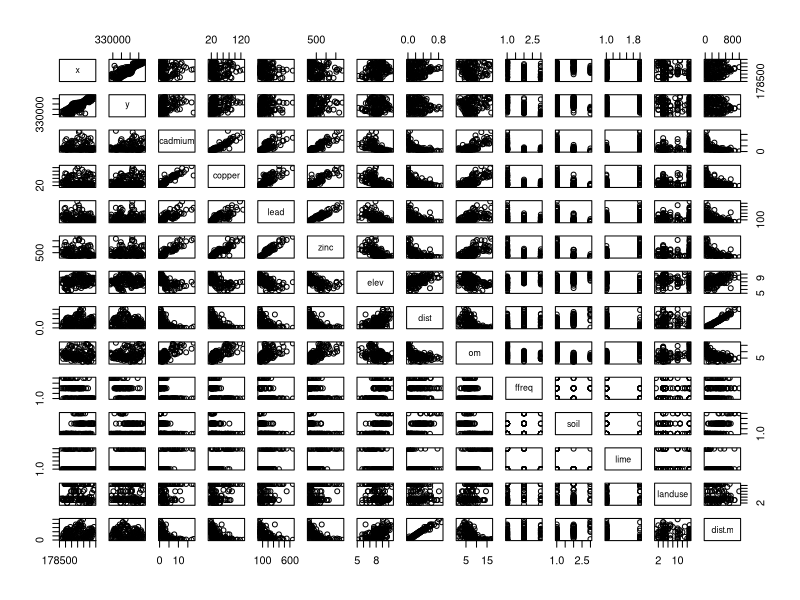
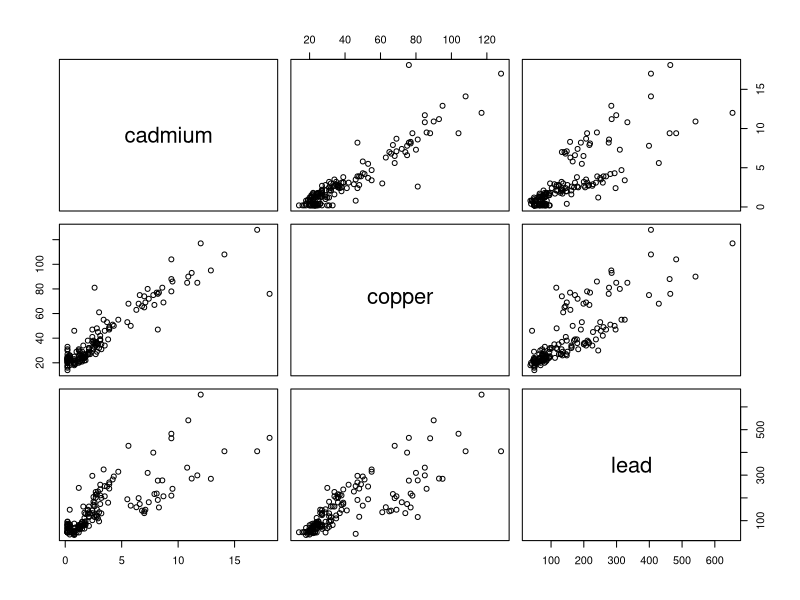
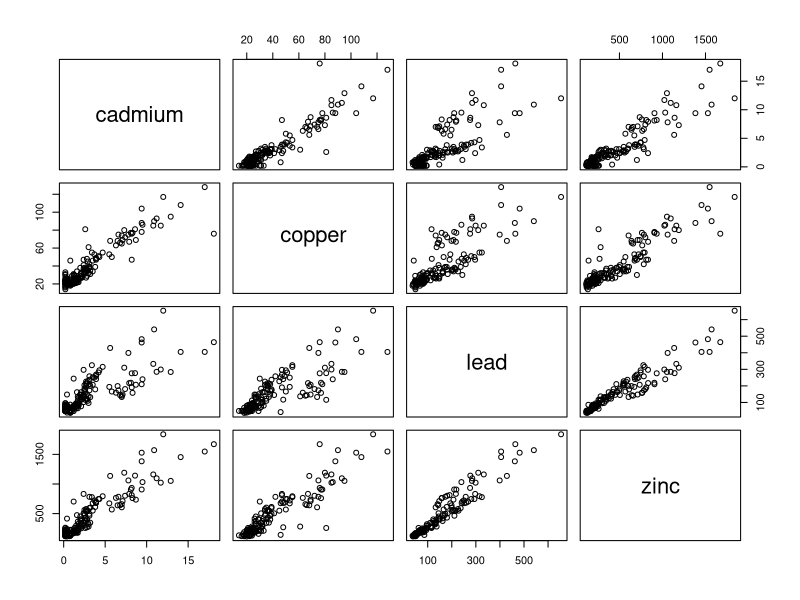
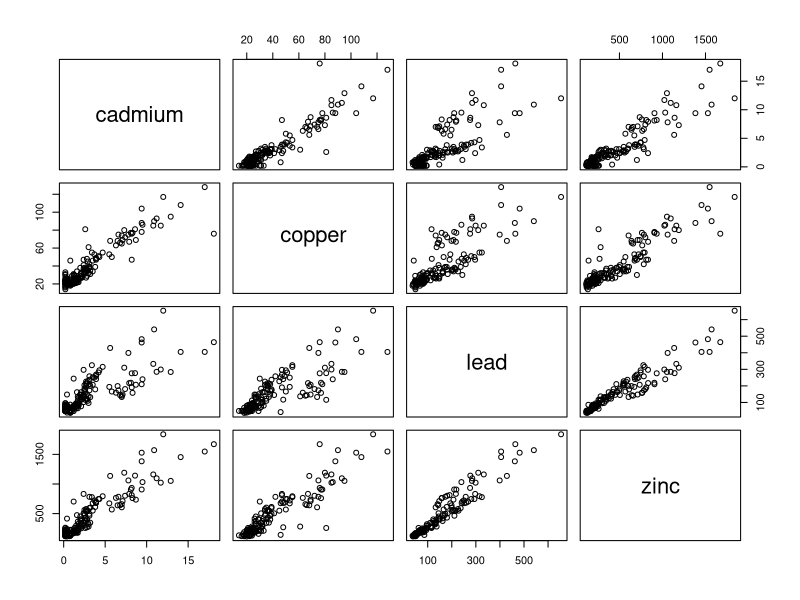
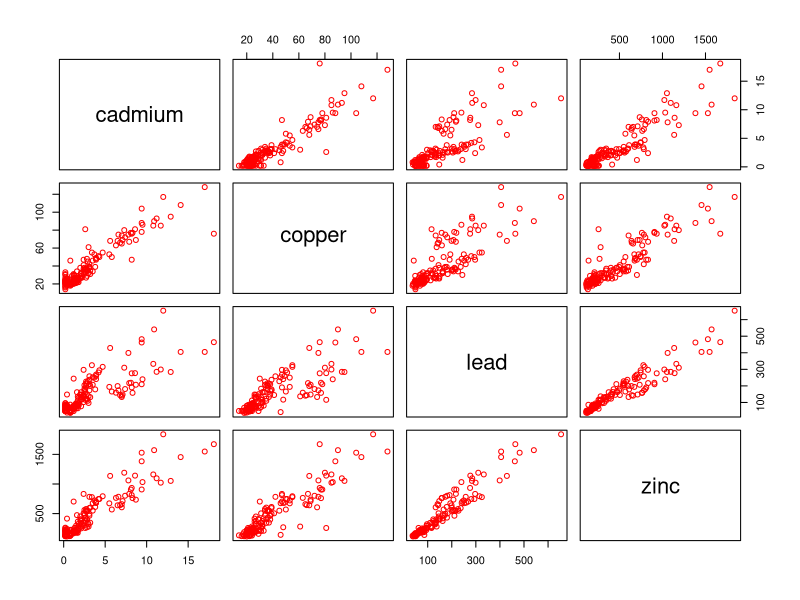
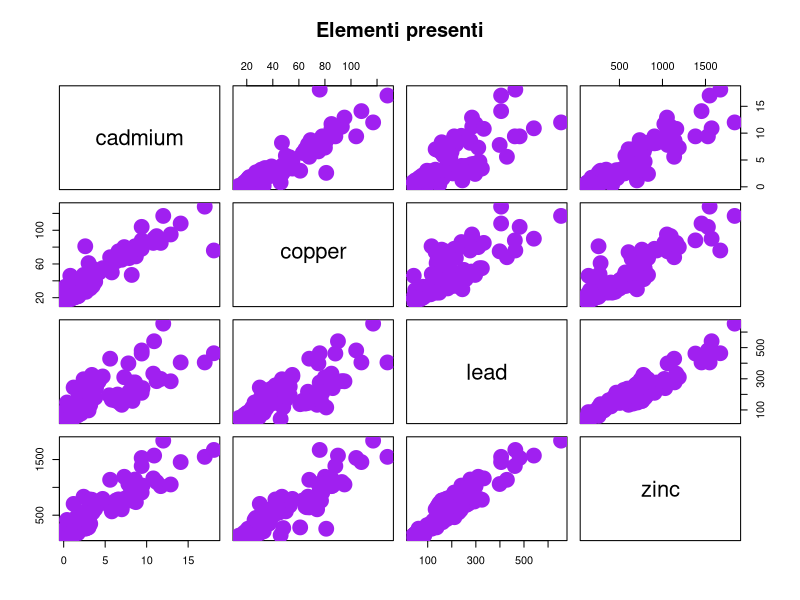
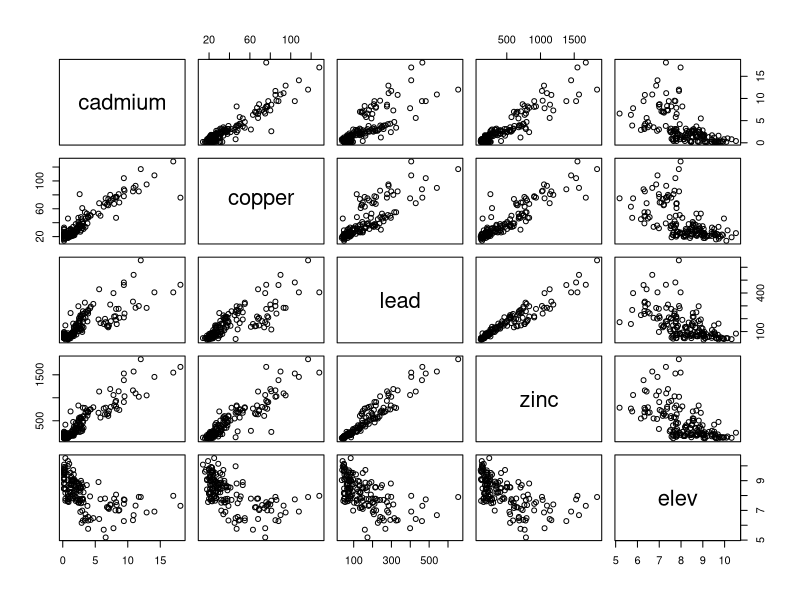
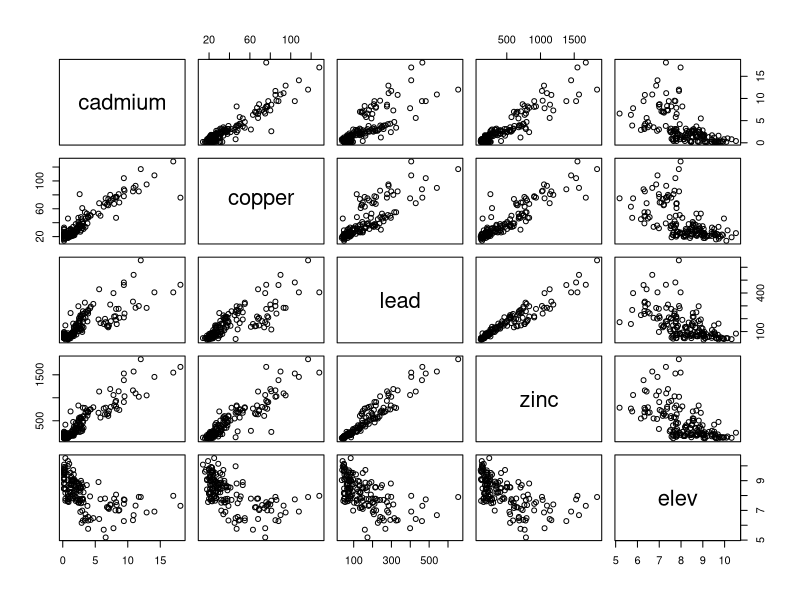

The R script that drew these images, in order:
#installiamo la nuova libreria tramite i pacchetti; se usiamo R invece di R-studio useremo il comando 
install.packages("sp")
library(sp) 

#usiamo il comando data per chiamare i dati contenuti nella libreria;
data("meuse")

#vediamo la tabella dei dati meuse;
meuse

#vediamo solo le prime 6 righe della tabella;
head(meuse) #vediamo i primi 6

#con questo comando andremo a vedere i nomi delle variabili contenute all'interno della tabella
names(meuse)

#il comando sotto citato ci andrà a visualizzare gli indici statistici più rilevanti prendendo in considerazione tutti i dati;
summary(meuse)

#con pairs si crea un grafico che mette in correlazione le variabili dei dati;
pairs(meuse)

#il simbolo messo prima di cadmium ci fa mettere in correlazione solamente le variabili da noi specificate, impostando i dati uguali a meuse
pairs(~cadmium+copper+lead,data=meuse)

pairs(~cadmium+copper+lead+zinc,data = meuse)

#essendo i dati interessati relativamente al 3,4,5 e 6 riga della colonna un metodo alternativo è questo;
pairs(meuse[,3:6])

#aggiungendo col="red", cambierà il colore di visualizzazioine del grafico;
pairs(meuse[,3:6],col="red")

#aggiungendo main, daremo il comando di impostare un titolo al grafico;
pairs(meuse[,3:6],col="purple",pch=19,cex=3, main="Elementi presenti")

pairs(~cadmium+copper+lead+zinc+elev,data = meuse) #volendo si può variare da [,3:7];


#prendiamo delle funzioni esterne;
panel.correlations <- function(x, y, digits=1, prefix="", cex.cor)
{
  usr <- par("usr"); on.exit(par(usr))
  par(usr = c(0, 1, 0, 1))
  r1=cor(x,y,use="pairwise.complete.obs")
  r <- abs(cor(x, y,use="pairwise.complete.obs"))
  
  
  
  txt <- format(c(r1, 0.123456789), digits=digits)[1]
  txt <- paste(prefix, txt, sep="")
  if(missing(cex.cor)) cex <- 0.9/strwidth(txt)
  text(0.5, 0.5, txt, cex = cex * r)
}



panel.smoothing <- function (x, y, col = par("col"), bg = NA, pch = par("pch"),
                             cex = 1, col.smooth = "red", span = 2/3, iter = 3, ...)
{
  points(x, y, pch = pch, col = col, bg = bg, cex = cex)
  ok <- is.finite(x) & is.finite(y)
  if (any(ok))
    lines(stats::lowess(x[ok], y[ok], f = span, iter = iter),
          col = 1, ...)
}




panel.histograms <- function(x, ...)
{
  usr <- par("usr"); on.exit(par(usr))
  par(usr = c(usr[1:2], 0, 1.5) )
  h <- hist(x, plot = FALSE)
  breaks <- h$breaks; nB <- length(breaks)
  y <- h$counts; y <- y/max(y)
  rect(breaks[-nB], 0, breaks[-1], y, col="white", ...)
}


pairs(~cadmium+copper+lead+zinc+elev,data = meuse) 

#una volte inviate le tre funzioni esterne avremo la possibilità di creare dei grafici diversi ed esteticamente più belli;
pairs(meuse[,3:6],lower.panel = panel.correlations,upper.panel = panel.smoothing,diag.panel = panel.histograms)

#exercise: varia il pannello superiore ed inferiore invertendoli
pairs(meuse[,3:6],lower.panel = panel.smoothing,upper.panel = panel.correlations,diag.panel = panel.histograms)

library(sp)
data("meuse")
head(meuse)

#creiamo un grafico prendendo le colonne di interesse usando il comando meuse$... ;
plot(meuse$cadmium,meuse$copper, main="cadmio e rame correlati")

#mettiamo in evidenza il nostro pacchetto di dati così da non dover scrivere ogni volta meuse;
attach(meuse)

#una volta messo in evidenza meuse possiamo evitare di scriverlo ogni volta così da andare a semplificare lo script. 
plot(cadmium,copper, main="Cadmio e Rame",pch=24,col="purple",xlab="Cadmio",ylab="Rame",cex=2)
